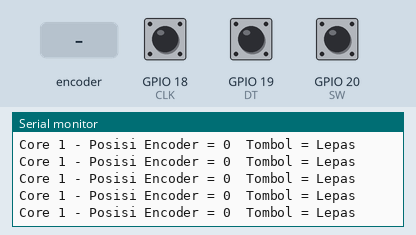
This sketch was run on a simulated ESP32. On the bench: the last lines printed to the serial monitor. The inputs (shaded band) are chosen by the test bench; at power-on: GPIO 20 (SW) HIGH, GPIO 18 (CLK) HIGH, GPIO 19 (DT) HIGH.

Above: at 2.2 s.
2.3 s: rotary encoder on GPIO 18 (CLK) / GPIO 19 (DT) turned 1 step (first pin leading)
At 2.31 s:
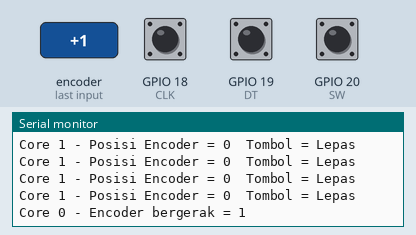
4.0 s: GPIO 20 (SW) pulled LOW for 0.15 s
At 4.13 s:
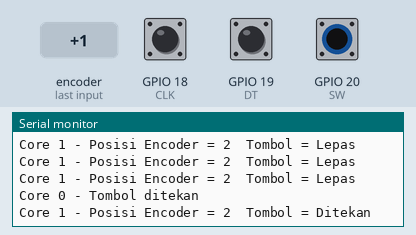
5.6 s: rotary encoder on GPIO 18 (CLK) / GPIO 19 (DT) turned 1 step (first pin leading)
At 5.96 s:
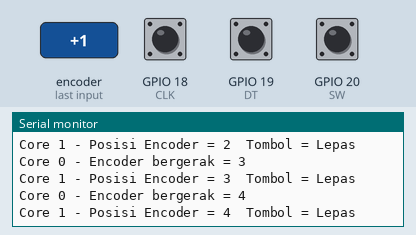
7.3 s: GPIO 20 (SW) pulled LOW for 1 s
At 7.31 s:
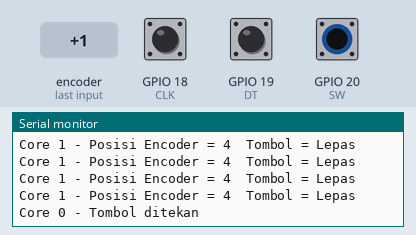
Timing chart, 0 to 10.3 s (numbered marks = the images above; inputs shaded):
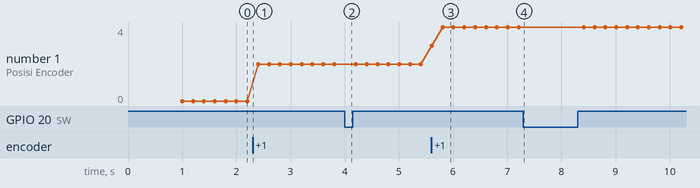

Measured:
- after the input at 2.3 s, the serial monitor: prints a new line at once (image 1)
- after the input at 4.0 s, the serial monitor: prints a new line at once (image 2)
- after the input at 5.6 s, the serial monitor: prints a new line at once (image 3)
- after the input at 7.3 s, the serial monitor: prints a new line at once (image 4)
- plotted number 1: 0 → 2 after the input at 2.3 s, 2 → 4 after the input at 5.6 s

The sketch:

RotaryEncoder_test.ino
```cpp
#include <Arduino.h>

// Pin encoder
#define CLK 18
#define DT 19
#define SW 20

TaskHandle_t TaskCore0;
TaskHandle_t TaskCore1;

volatile long encoderValue = 0;
volatile bool buttonPressed = false;
int lastStateCLK = HIGH;

// ================= TASK CORE 0: Baca encoder + tombol =================
void taskCore0(void *pvParameters) {
  pinMode(CLK, INPUT);
  pinMode(DT, INPUT);
  pinMode(SW, INPUT_PULLUP);

  for (;;) {
    int currentStateCLK = digitalRead(CLK);
    int currentStateDT  = digitalRead(DT);

    // Deteksi perubahan pulsa CLK
    if (currentStateCLK != lastStateCLK) {
      if (currentStateDT != currentStateCLK) {
        encoderValue++;   // putar searah jarum jam
      } else {
        encoderValue--;   // putar berlawanan
      }

      // Tampilkan log Core 0 saat terjadi perubahan
      Serial.print("Core 0 - Encoder bergerak = ");
      Serial.println(encoderValue);
    }
    lastStateCLK = currentStateCLK;

    // Deteksi tombol
    if (digitalRead(SW) == LOW) {
      if (!buttonPressed) {  // hanya tampil log saat tombol baru ditekan
        buttonPressed = true;
        Serial.println("Core 0 - Tombol ditekan");
      }
    } else {
      if (buttonPressed) {  // tombol dilepas
        buttonPressed = false;
        Serial.println("Core 0 - Tombol dilepas");
      }
    }

    vTaskDelay(2 / portTICK_PERIOD_MS);  // debounce & jeda baca singkat
  }
}

// ================= TASK CORE 1: Tampilkan hasil secara periodik =================
void taskCore1(void *pvParameters) {
  for (;;) {
    Serial.print("Core 1 - Posisi Encoder = ");
    Serial.print(encoderValue);
    Serial.print("\tTombol = ");
    Serial.println(buttonPressed ? "Ditekan" : "Lepas");

    vTaskDelay(200 / portTICK_PERIOD_MS);  // tampilkan tiap 200 ms
  }
}

// ================= SETUP =================
void setup() {
  Serial.begin(115200);
  delay(1000);
  Serial.println("=== Program Encoder Dual-Core ===");

  // Task Core 0 (baca encoder + tombol)
  xTaskCreatePinnedToCore(
    taskCore0, "TaskCore0", 2048, NULL, 1, &TaskCore0, 0
  );

  // Task Core 1 (tampilkan hasil)
  xTaskCreatePinnedToCore(
    taskCore1, "TaskCore1", 2048, NULL, 1, &TaskCore1, 1
  );
}

void loop() {
  // Kosong, semua kerja di task FreeRTOS
}
```
